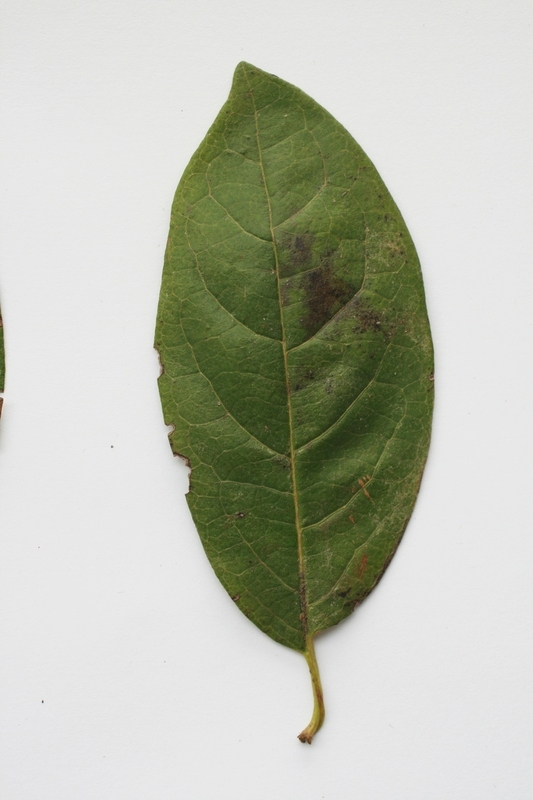
#> input picture Domasni/DomasnaRabota3/database/11150.jpg, 533 x 800 px
$ python DomasnaRabota3.18.py
#> lines starting #> are read from the running program, lines starting #| are printed output that depends on the picture; after the words box and inside, x2 and y2 are one past the last pixel; in counts of white or black regions, pixels touching at a corner belong together
import cv2
import numpy as np

img = cv2.imread('database/11150.jpg')
#> img is the input picture: shape (800, 533, 3); mean B, G, R 177.2, 191.2, 188.1
cv2.imshow('Original Image', img)
gray = cv2.cvtColor(img, cv2.COLOR_BGR2GRAY)
ret, thresh = cv2.threshold(gray, 0, 255, cv2.THRESH_BINARY_INV + cv2.THRESH_OTSU)
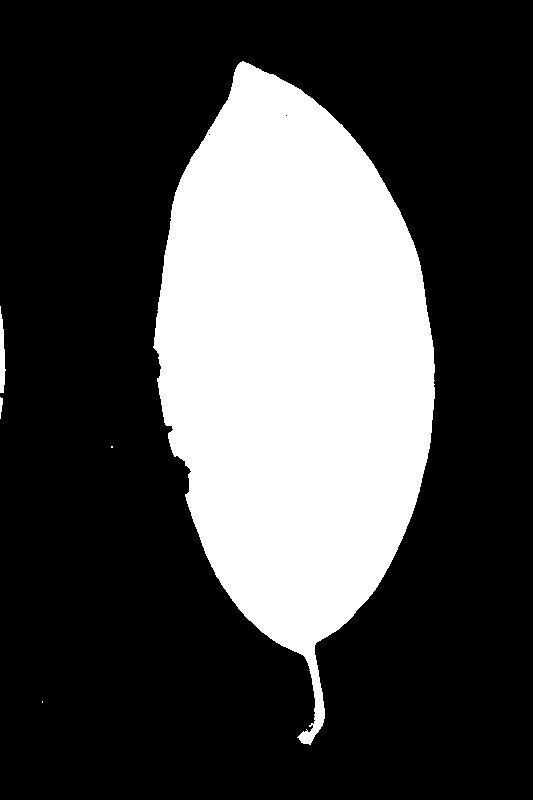
#> thresh: shape (800, 533); 28.2% white; 5 white regions (2 under 20 px), largest, box (x1, y1, x2, y2) and area: (153, 61, 435, 745) 119874, (0, 306, 6, 393) 342, (0, 397, 3, 419) 43
#> ret = 157
kernel = np.ones((3, 3), np.uint8)
opening = cv2.morphologyEx(thresh, cv2.MORPH_OPEN, kernel, iterations=2)
#> opening: shape (800, 533); 28.2% white; 3 white regions, box (x1, y1, x2, y2) and area: (154, 62, 435, 744) 119812, (0, 319, 5, 393) 322, (0, 398, 3, 405) 21
sure_bg = cv2.dilate(opening, kernel, iterations=3)
#> sure_bg: shape (800, 533); 29.7% white; 2 white regions, box (x1, y1, x2, y2) and area: (151, 59, 438, 747) 125852, (0, 316, 8, 408) 664
dist_transform = cv2.distanceTransform(opening, cv2.DIST_L2, 5)
ret, sure_fg = cv2.threshold(dist_transform, 0.7 * dist_transform.max(), 255, 0)
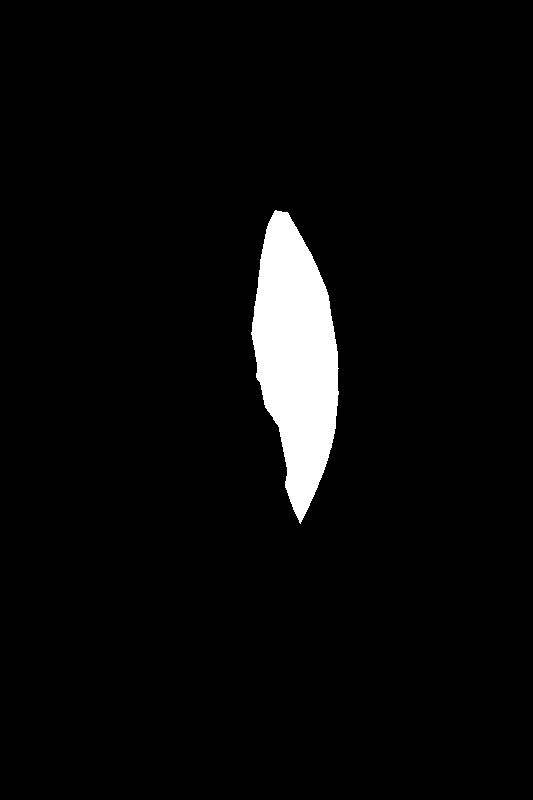
#> sure_fg: shape (800, 533) float32; 4.1% white; 1 white region, box (x1, y1, x2, y2) and area: (251, 210, 339, 524) 17387
#> ret = 96.88
sure_fg = np.uint8(sure_fg)
unknown = cv2.subtract(sure_bg, sure_fg)
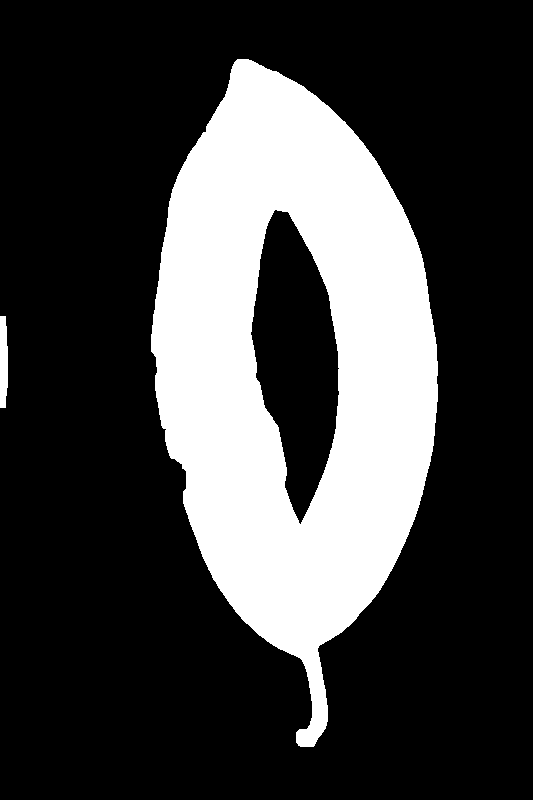
#> unknown: shape (800, 533); 25.6% white; 2 white regions, box (x1, y1, x2, y2) and area: (151, 59, 438, 747) 108465, (0, 316, 8, 408) 664
ret, markers = cv2.connectedComponents(sure_fg)
#> ret = 2
markers = markers + 1
markers[unknown == 255] = 0
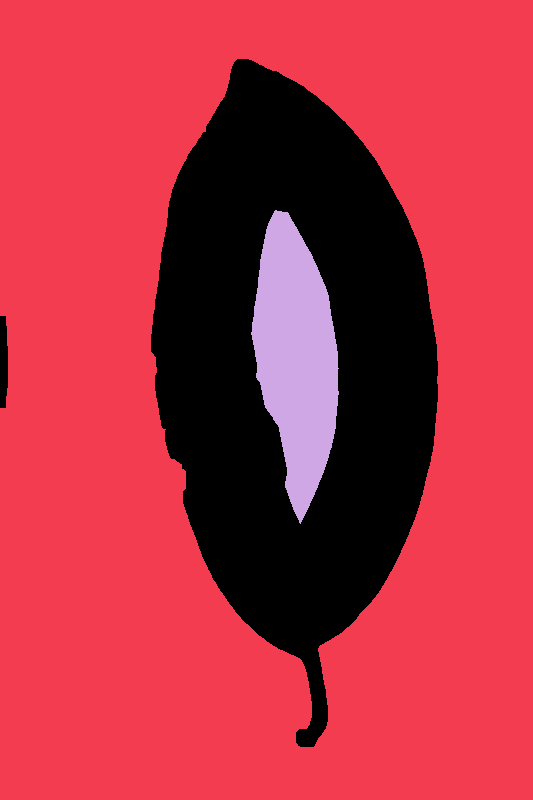
#> markers: shape (800, 533) int32; 3 distinct labels, from 0 to 2; one colour per label, 0 black
markers = cv2.watershed(img, markers)
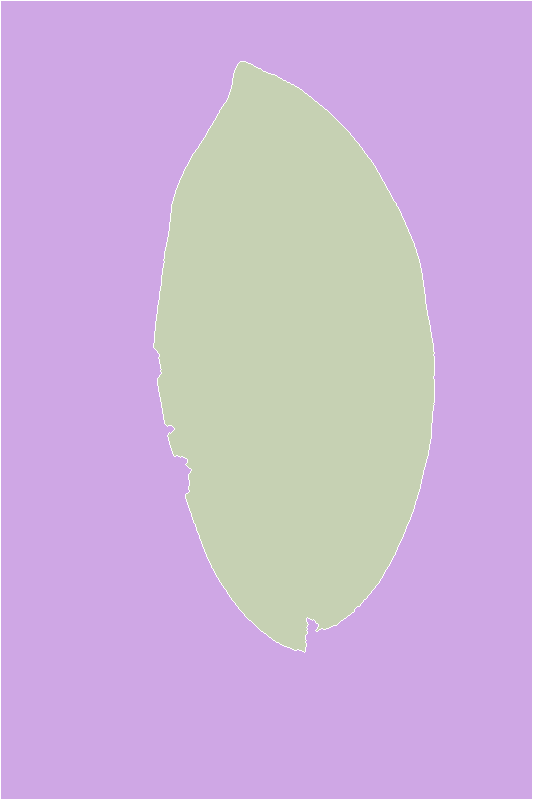
#> markers: shape (800, 533) int32; 3 distinct labels, from -1 to 2; one colour per label, 0 black, -1 white
segmented_img = np.zeros_like(gray)
segmented_img[markers != 1] = 255
processed_img = cv2.medianBlur(segmented_img, 5)
contours, _ = cv2.findContours(processed_img, cv2.RETR_EXTERNAL, cv2.CHAIN_APPROX_SIMPLE)
img_contours = img.copy()
cv2.drawContours(img_contours, contours, -1, (0, 255, 0), 2)
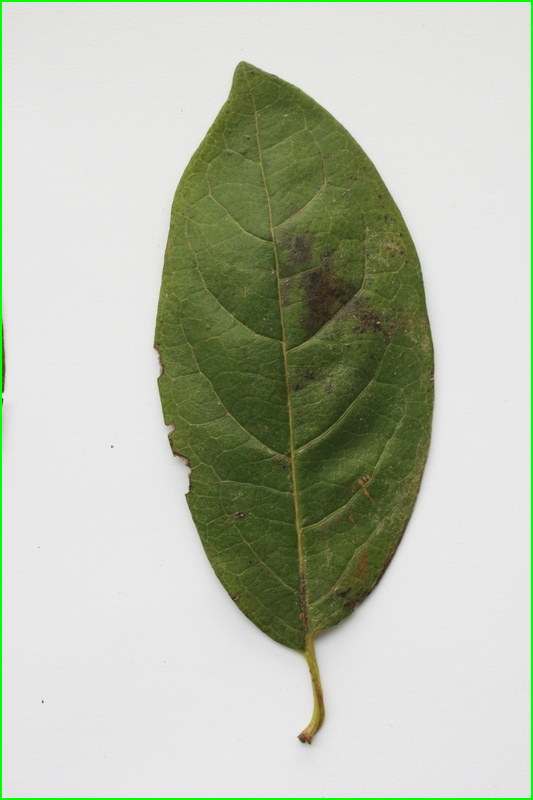
#> img_contours: shape (800, 533, 3); 1.25% of pixels changed, all inside (x1, y1, x2, y2) = (0, 0, 533, 800)
cv2.imshow('Segmented Image', segmented_img)
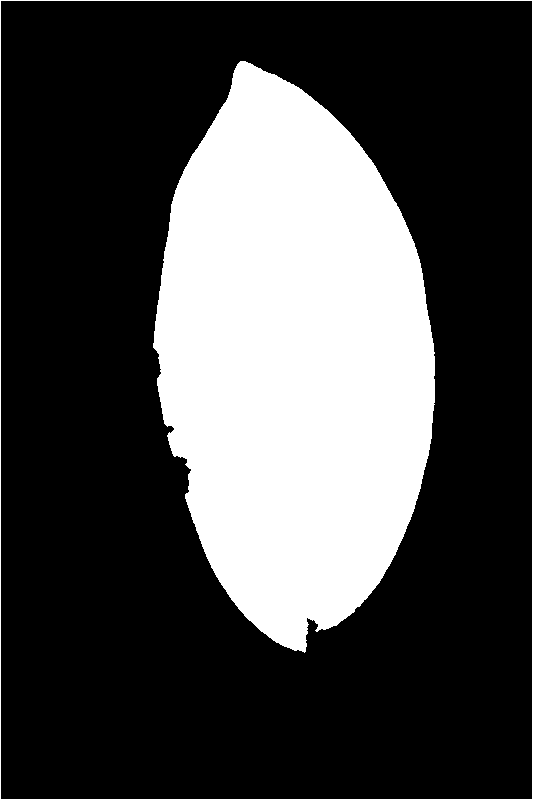
#> window 'Segmented Image': shape (800, 533); 28.5% white; 2 white regions, box (x1, y1, x2, y2) and area: (153, 61, 435, 653) 118784, (0, 0, 533, 800) 2662
cv2.imshow('Processed Image', processed_img)
cv2.imshow('Image with Contours', img_contours)
cv2.waitKey(0)
cv2.destroyAllWindows()

$ run again, with Domasni/DomasnaRabota3/database/1.jpg copied over Domasni/DomasnaRabota3/database/11150.jpg
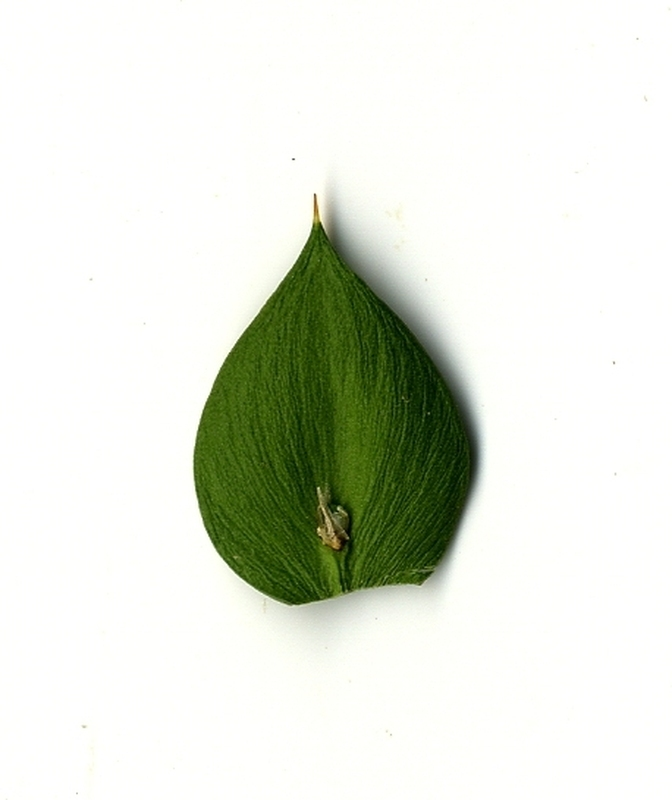
#> input picture Domasni/DomasnaRabota3/database/1.jpg, 672 x 800 px
#> img is the input picture: shape (800, 672, 3); mean B, G, R 218, 228.9, 224.7
#> `ret, thresh = cv2.threshold(gray, 0, 255, cv2.THRESH_BINARY_INV + cv2...`:
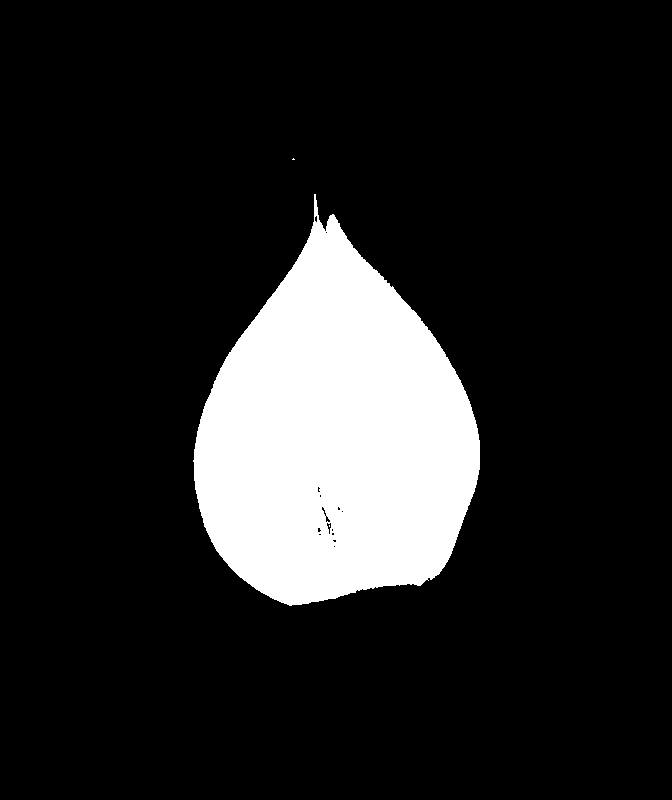
#> thresh: shape (800, 672); 14.2% white; 3 white regions (2 under 20 px), largest, box (x1, y1, x2, y2) and area: (193, 194, 480, 606) 76233
#> `ret, thresh = cv2.threshold(gray, 0, 255, cv2.THRESH_BINARY_INV + cv2...`: ret = 158
#> opening: shape (800, 672); 14.2% white; 1 white region, box (x1, y1, x2, y2) and area: (194, 215, 480, 605) 76080
#> sure_bg: shape (800, 672); 14.9% white; 1 white region, box (x1, y1, x2, y2) and area: (191, 212, 483, 608) 80328
#> `ret, sure_fg = cv2.threshold(dist_transform, 0.7 * dist_transform.max(..`: ret = 74.02
#> unknown: shape (800, 672); 13.7% white; 1 white region, box (x1, y1, x2, y2) and area: (191, 212, 483, 608) 73869
#> `ret, markers = cv2.connectedComponents(sure_fg)`: ret = 2
#> img_contours: shape (800, 672, 3); 1.09% of pixels changed, all inside (x1, y1, x2, y2) = (0, 0, 672, 800)
#> `cv2.imshow('Segmented Image', segmented_img)`:
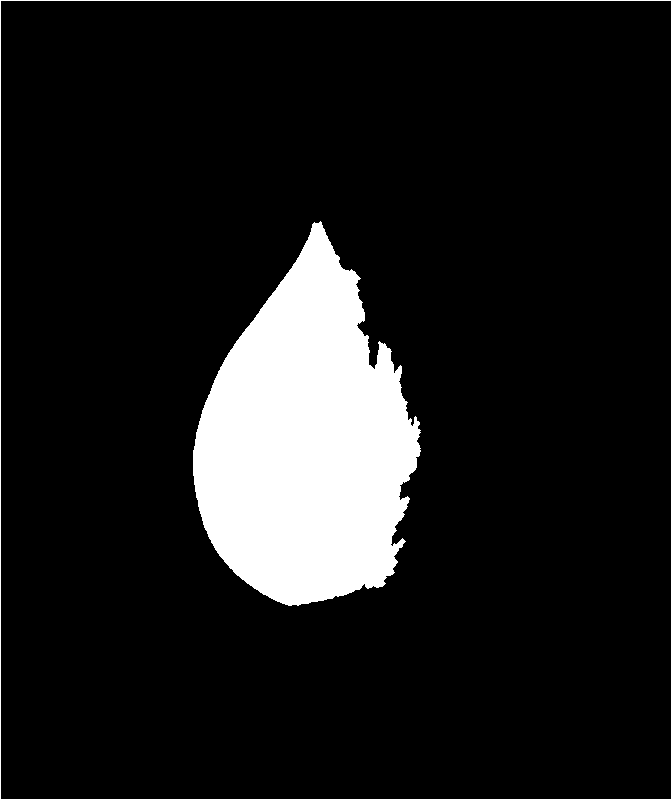
#> window 'Segmented Image': shape (800, 672); 11.2% white; 2 white regions, box (x1, y1, x2, y2) and area: (193, 221, 421, 606) 57082, (0, 0, 672, 800) 2940

$ run again, with Domasni/DomasnaRabota3/database/10000.jpg copied over Domasni/DomasnaRabota3/database/11150.jpg
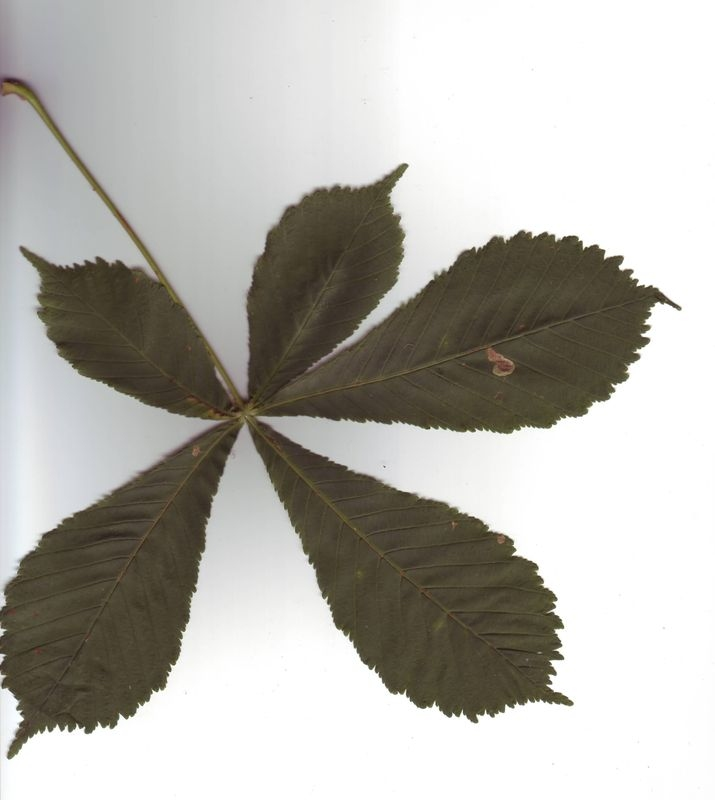
#> input picture Domasni/DomasnaRabota3/database/10000.jpg, 715 x 800 px
#> img is the input picture: shape (800, 715, 3); mean B, G, R 173.9, 179.8, 181.8
#> `ret, thresh = cv2.threshold(gray, 0, 255, cv2.THRESH_BINARY_INV + cv2...`:
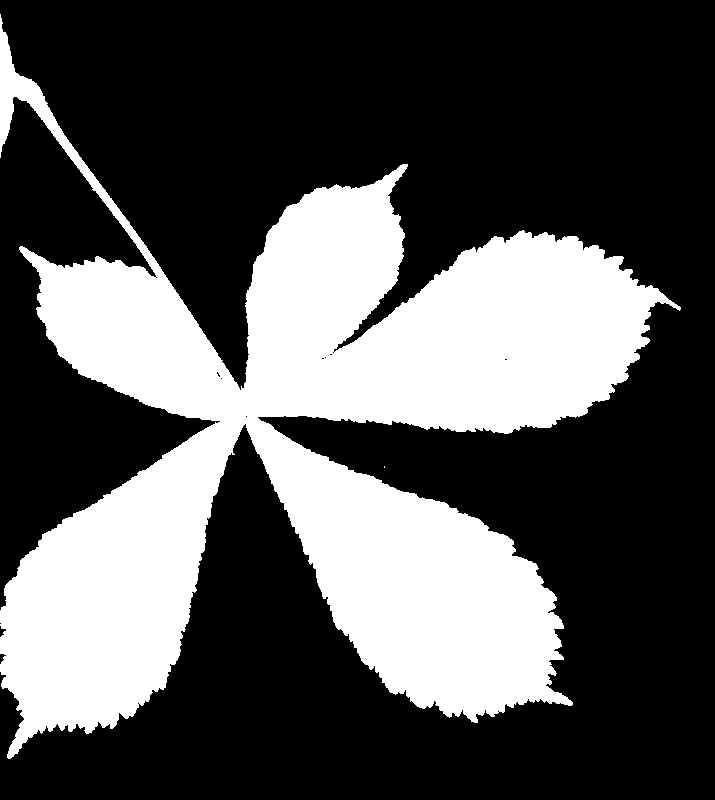
#> thresh: shape (800, 715); 33% white; 2 white regions (1 under 20 px), largest, box (x1, y1, x2, y2) and area: (0, 14, 681, 759) 188747
#> `ret, thresh = cv2.threshold(gray, 0, 255, cv2.THRESH_BINARY_INV + cv2...`: ret = 151
#> opening: shape (800, 715); 32.9% white; 1 white region, box (x1, y1, x2, y2) and area: (0, 29, 668, 757) 188005
#> sure_bg: shape (800, 715); 36% white; 1 white region, box (x1, y1, x2, y2) and area: (0, 26, 671, 760) 205812
#> `ret, sure_fg = cv2.threshold(dist_transform, 0.7 * dist_transform.max(..`: ret = 62
#> unknown: shape (800, 715); 34% white; 1 white region, box (x1, y1, x2, y2) and area: (0, 26, 671, 760) 194580
#> `ret, markers = cv2.connectedComponents(sure_fg)`: ret = 6
#> img_contours: shape (800, 715, 3); 1.06% of pixels changed, all inside (x1, y1, x2, y2) = (0, 0, 715, 800)
#> `cv2.imshow('Processed Image', processed_img)`:
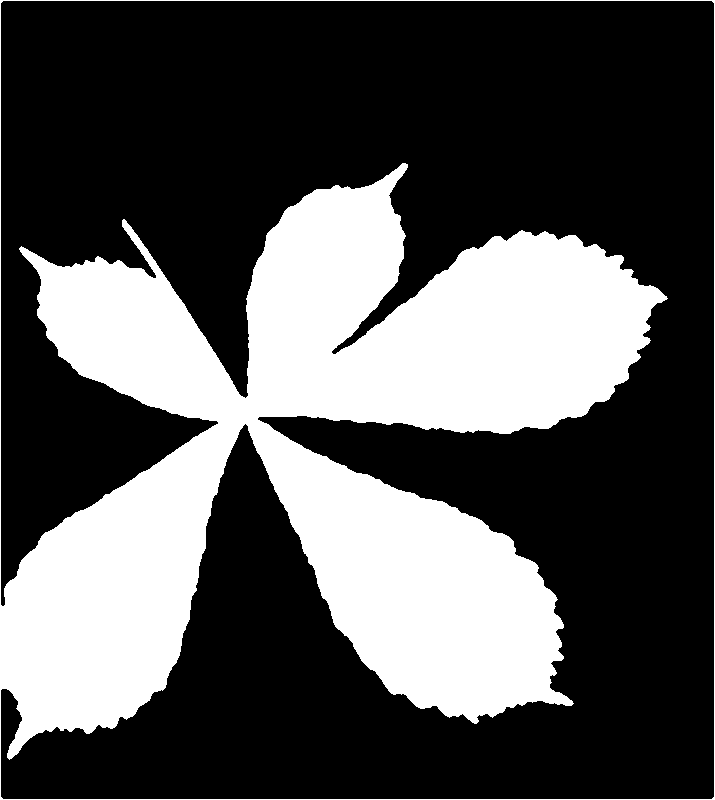
#> window 'Processed Image': shape (800, 715); 33% white; 1 white region, box (x1, y1, x2, y2) and area: (0, 0, 715, 800) 188775

$ run again, with Domasni/DomasnaRabota3/database/10001.jpg copied over Domasni/DomasnaRabota3/database/11150.jpg
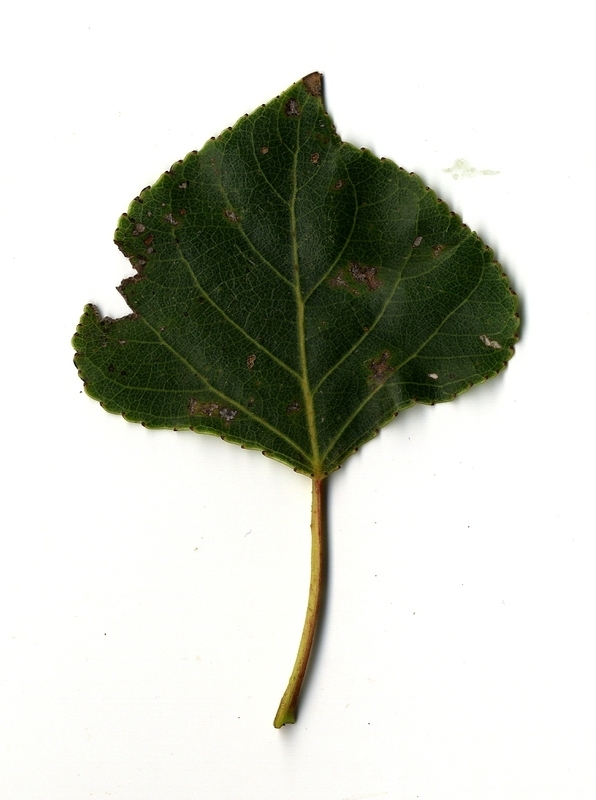
#> input picture Domasni/DomasnaRabota3/database/10001.jpg, 596 x 800 px
#> img is the input picture: shape (800, 596, 3); mean B, G, R 195.5, 204.3, 201.6
#> thresh: shape (800, 596); 24.1% white; 18 white regions (17 under 20 px), largest, box (x1, y1, x2, y2) and area: (72, 71, 525, 729) 114669
#> `ret, thresh = cv2.threshold(gray, 0, 255, cv2.THRESH_BINARY_INV + cv2...`: ret = 148
#> opening: shape (800, 596); 24% white; 1 white region, box (x1, y1, x2, y2) and area: (72, 72, 525, 728) 114309
#> sure_bg: shape (800, 596); 25.5% white; 1 white region, box (x1, y1, x2, y2) and area: (69, 69, 528, 731) 121671
#> `ret, sure_fg = cv2.threshold(dist_transform, 0.7 * dist_transform.max(..`: ret = 110.7
#> unknown: shape (800, 596); 23.6% white; 1 white region, box (x1, y1, x2, y2) and area: (69, 69, 528, 731) 112330
#> `ret, markers = cv2.connectedComponents(sure_fg)`: ret = 2
#> img_contours: shape (800, 596, 3); 1.17% of pixels changed, all inside (x1, y1, x2, y2) = (0, 0, 596, 800)
#> `cv2.imshow('Segmented Image', segmented_img)`:
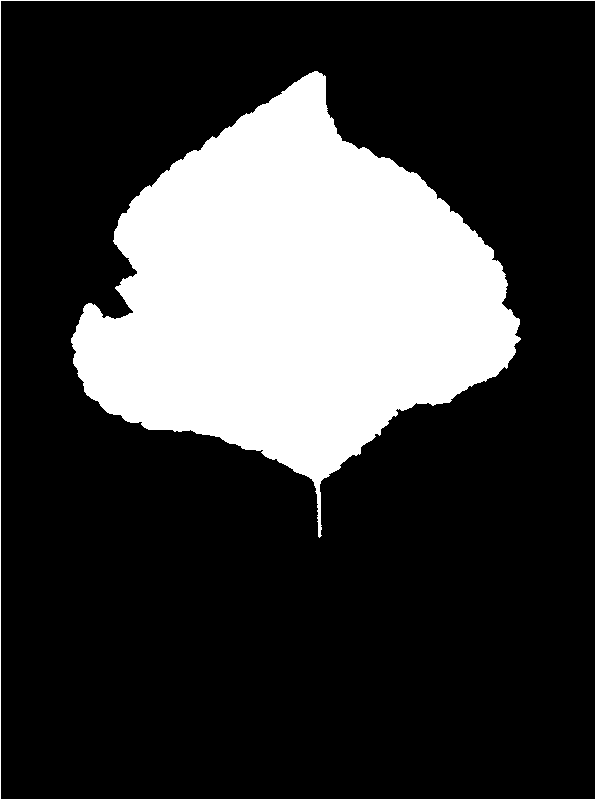
#> window 'Segmented Image': shape (800, 596); 23.7% white; 2 white regions, box (x1, y1, x2, y2) and area: (71, 71, 521, 538) 110312, (0, 0, 596, 800) 2788
